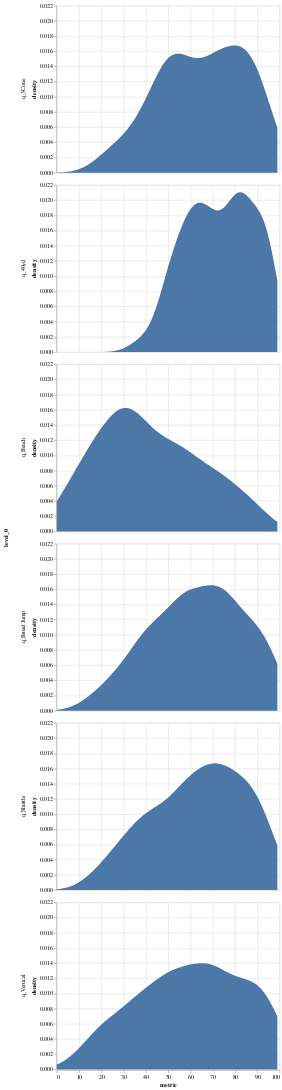

The cell this chart's notebook holds for it:
### Markdown cell above
well OK, this is ugly AF. the density plot is right, but the mean is still totally bogus. it's crazy. I tried some different switches on transform_density but nothing works.

SO I note that the ridgeline example doesn't use density estimation: https://altair-viz.github.io/gallery/ridgeline_plot.html

I'm not entirely clear on *how* the graph gets so smooth in the above, but clearly it works.

so the next step is to do the ridgeline and forget I ever saw `transform_density` though I think it's possible I could do a lookup of the mean from an external source, keyed on the 'level_0' (which I really should rename)

### Code cell
alt.Chart(fool).transform_density(
    density='value',
    groupby=['level_0'],
    as_=['metric', 'density']
).transform_joinaggregate(
    groupby=['level_0'],
    meas_mean='mean(metric)',
    meas_count='count(value)',
    meas_sum='sum(value)'
).mark_area().encode(
    alt.X('metric:Q'),
    alt.Y('density:Q'),
    alt.Row('level_0:N')
).encode(
    tooltip=["meas_mean:Q", "meas_count:Q", "meas_sum:Q"]
)

### Figure 1 — Vega-Lite specification as saved in the notebook (floating-point values rounded to 4 significant figures; data arrays with more than 128 entries replaced by an {"elided": "..."} marker saying what was removed)
{"config": {"view": {"continuousWidth": 400, "continuousHeight": 300}}, "data": {"name": "data-e0ffb7ff0e0c6d88c73713f74a06535e"}, "mark": "area", "encoding": {"row": {"field": "level_0", "type": "nominal"}, "tooltip": [{"field": "meas_mean", "type": "quantitative"}, {"field": "meas_count", "type": "quantitative"}, {"field": "meas_sum", "type": "quantitative"}], "x": {"field": "metric", "type": "quantitative"}, "y": {"field": "density", "type": "quantitative"}}, "transform": [{"density": "value", "groupby": ["level_0"], "as": ["metric", "density"]}, {"joinaggregate": [{"op": "mean", "field": "metric", "as": "meas_mean"}, {"op": "count", "field": "value", "as": "meas_count"}, {"op": "sum", "field": "value", "as": "meas_sum"}], "groupby": ["level_0"]}], "$schema": "https://vega.github.io/schema/vega-lite/v4.17.0.json", "datasets": {"data-e0ffb7ff0e0c6d88c73713f74a06535e": {"elided": "1608 records"}}}
